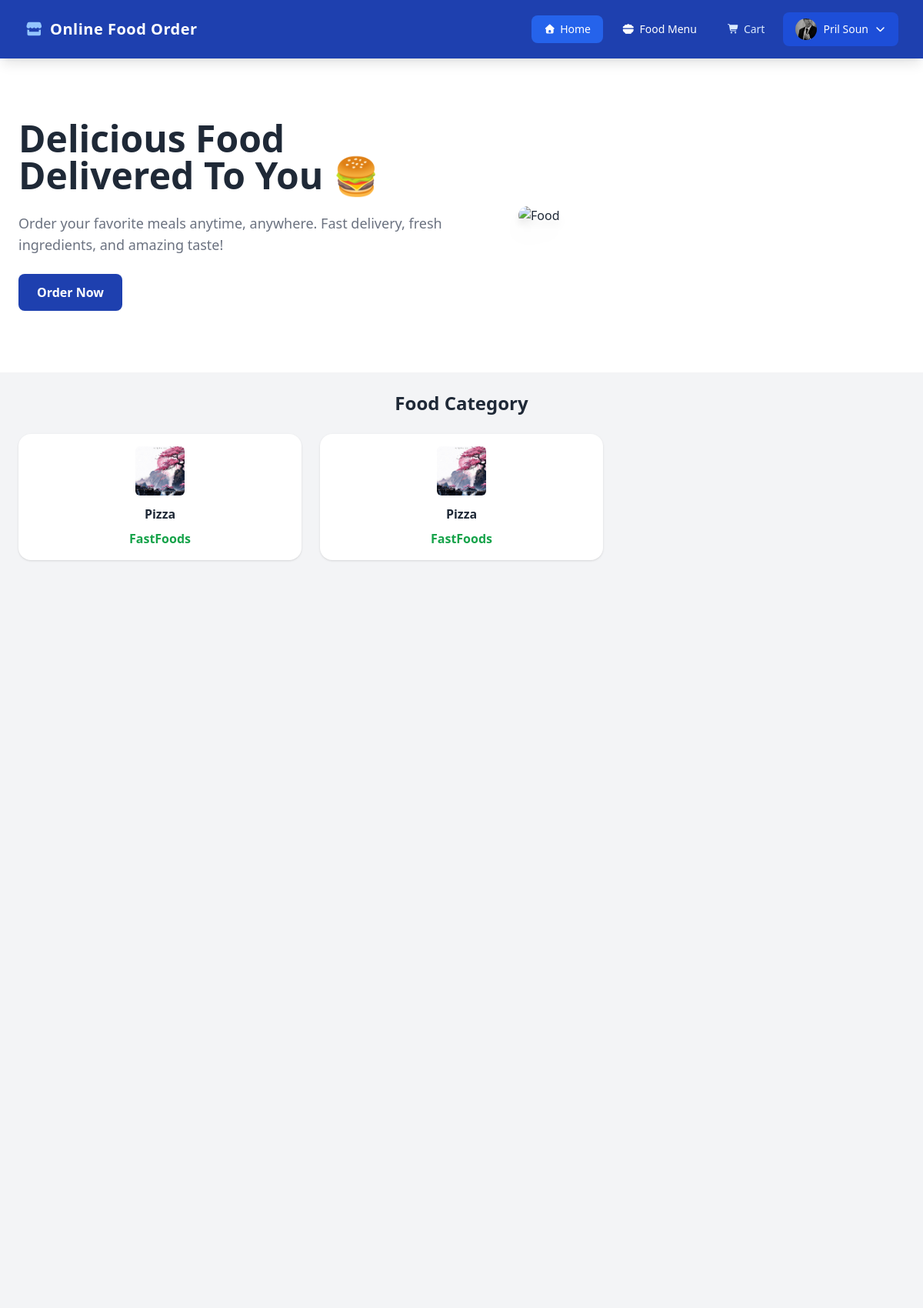
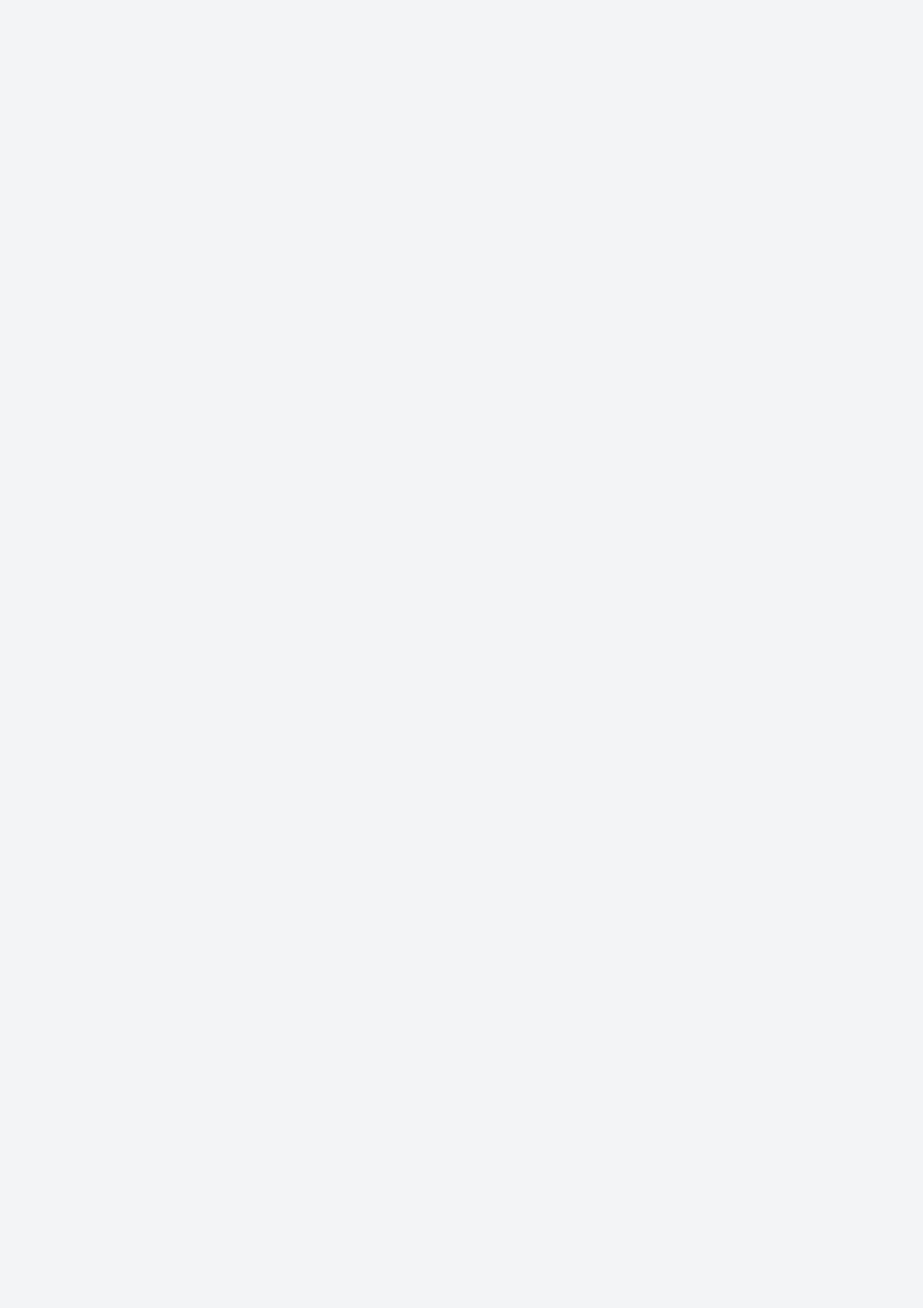
Screenshot of /app/Views/user/home.php (signed in, upper part) with the database file from the repository (2 pictures, top to bottom).
### tables this page shows
CREATE TABLE `customers` (
  `id` int(11) NOT NULL,
  `fullname` varchar(50) NOT NULL,
  `email` varchar(50) NOT NULL,
  `phonenumber` varchar(15) DEFAULT NULL,
  `password` varchar(255) NOT NULL,
  `created_at` timestamp NULL DEFAULT current_timestamp(),
  `photo_url` varchar(255) DEFAULT NULL
);

CREATE TABLE `categories` (
  `id` int(11) NOT NULL,
  `food_name` varchar(100) DEFAULT NULL,
  `category` varchar(100) DEFAULT NULL,
  `status` enum('Active','InActive') DEFAULT 'Active',
  `photo_url` varchar(255) DEFAULT NULL,
  `created_at` timestamp NULL DEFAULT current_timestamp()
);

### app/Models/user/MyProfile.php (called while the page is built, shortened)
<?php
class MyProfile
{
    private $con;
    public function __construct($con)
    {
        $this->con = $con;
    }
    public function getById($id)
    {
        $stmt = $this->con->prepare("SELECT * FROM customers WHERE id = :id");
        $stmt->bindParam(":id", $id);
        $stmt->execute();
        return $stmt->fetch(PDO::FETCH_ASSOC);
    }
}
?>

### app/Controllers/user/MyProfileController.php (called while the page is built, shortened)
<?php
require_once __DIR__ . "/../../Models/user/MyProfile.php";
class MyProfileController
{
    private $myProfileModel;
    public function __construct($con)
    {
        $this->myProfileModel = new MyProfile($con);
    }
    public function getById($id)
    {
        return $this->myProfileModel->getById($id);
    }
}
?>

### app/Controllers/admin/CategoriesController.php (called while the page is built, shortened)
<?php
    require_once __DIR__ . "/../../Models/admin/Categories.php";
    class CategoriesController
    {
        private $categoryModel;
        public function __construct($db)
        {
            $this->categoryModel = new Category($db);
        }
        public function show(){
            return $this->categoryModel->getAllCategories();
        }
    }
?>

### app/Models/admin/Categories.php (called while the page is built, shortened)
<?php
    class Category
{
        private $db;
        public function __construct($con)
    {
        $this->db = $con;
    }
    public function getAllCategories()
    {
        $stmt = $this->db->prepare("SELECT * FROM categories");
        $stmt->execute();
        $rows = $stmt->fetchAll(PDO::FETCH_ASSOC);
        return $rows;
    }
}
?>

### app/Views/user/banefit.php (the view, shortened to what this page needs)
<?php
    require_once __DIR__ . "../../../Controllers/admin/CategoriesController.php";
    require_once __DIR__ . "/../../Controllers/admin/NewFoodController.php";
    $Category = new CategoriesController($con);
    $result = $Category->show();
?>
<!DOCTYPE html>
<html lang="en">
<head>
    <script src="https://cdn.tailwindcss.com"></script>
</head>
<body class="scroll-smooth">
    <div id="food-category" class="min-h-screen p-6 bg-gray-100 scroll-mt-20">
        <h1 class="text-2xl font-bold text-gray-800 text-center mb-6">Food Category</h1>
        <div class="grid gap-6 grid-cols-1 sm:grid-cols-2 lg:grid-cols-3">
            <?php foreach($result as $food): ?>
            <a href="foodorder_page.php?category_id=<?= $food['id']; ?>"
                class="bg-white rounded-2xl shadow p-4 hover:shadow-lg transition-shadow duration-300 block">
                <div class="flex justify-center mb-3">
                    <img src="/Online-Food-Order/public/image/category/<?= $food['photo_url'] ?>"
                        alt="<?= $food['food_name'] ?>" class="w-16 h-16 object-cover rounded-md">
                </div>
                <h3 class="text-gray-800 font-semibold text-center">
                    <?= $food['food_name'] ?>
                </h3>
                <div class="mt-2 flex justify-center">
                    <span class="text-green-600 font-bold">
                        <?= $food['category'] ?>
                    </span>
                </div>
            </a>
            <?php endforeach; ?>
        </div>
    </div>
</body>
</html>

### app/Views/user/home.php (shortened to what this page needs)
<?php
require_once __DIR__ . "/../../../config/database.php";
require_once __DIR__ . "/../../../app/Controllers/user/MyProfileController.php";
$customer = [];
if (isset($_SESSION['id'])) {
    $MyProfile = new MyProfileController($con);
    $customer  = $MyProfile->getById($_SESSION['id']);
}
?>
<!DOCTYPE html>
<html lang="en">
<head>
    <?php include __DIR__ . "/../components/cdns.php"; ?>
</head>
<body>
    <main>
        <nav class="bg-blue-800 px-8 py-4 flex items-center justify-between sticky top-0 z-50 shadow-lg">
            <div class="flex items-center gap-2 text-white font-bold text-xl tracking-wide">
                <i class="fas fa-store text-blue-300"></i>
                <span>Online Food Order</span>
            </div>
            <div class="flex items-center gap-2">
                <a href="home.php"
                    class="flex items-center gap-1.5 text-sm font-medium text-white bg-blue-600 hover:bg-blue-500 px-4 py-2 rounded-lg transition duration-200">
                    <i class="fas fa-home text-xs"></i>
                    Home
                </a>
                <a href="menu.php"
                    class="flex items-center gap-1.5 text-sm font-medium text-white hover:bg-blue-500 px-4 py-2 rounded-lg transition duration-200">
                    <i class="fa-solid fa-bowl-food"></i>
                    Food Menu
                </a>
                <a href="cart.php"
                    class="flex items-center gap-1.5 text-sm font-medium text-blue-100 hover:text-white hover:bg-blue-700 px-4 py-2 rounded-lg transition duration-200">
                    <i class="fas fa-cart-shopping text-xs"></i>
                    Cart
                </a>
                <?php if (isset($_SESSION['id'])): ?>
                    <div class="relative" id="profileWrapper">
                        <button onclick="toggleProfileDropdown()"
                            class="flex items-center gap-2 text-sm font-medium text-white bg-blue-700 hover:bg-blue-600 px-4 py-2 rounded-lg transition duration-200">
                            <?php if (!empty($customer['photo_url'])): ?>
                                <img src="../../../public/Image/customerProfile/<?= htmlspecialchars($customer['photo_url']) ?>"
                                    class="w-7 h-7 rounded-full object-cover" />
                            <?php else: ?>
                                <span class="w-7 h-7 rounded-full bg-white text-blue-800 font-bold flex items-center justify-center text-xs uppercase">
                                    <?= htmlspecialchars(mb_substr($_SESSION['fullname'], 0, 1)) ?>
                                </span>
                            <?php endif; ?>
                            <span><?= htmlspecialchars($_SESSION['fullname']) ?></span>
                            <i class="fas fa-chevron-down text-xs"></i>
                        </button>
                    </div>
                <?php endif; ?>
            </div>
        </nav>
    </main>
    <div>
        <?php include __DIR__ . "/herosection.php"; ?>
    </div>
    <div>
        <?php include __DIR__ . "/banefit.php"; ?>
    </div>
        <?php include __DIR__ . "/footer.php"; ?>
</body>
</html>

### rows the page displays
customers: photo_url (picture)
categories: photo_url (picture), food_name "Pizza", category "FastFoods"
categories: photo_url (picture), food_name "Pizza", category "FastFoods"

### other values shown
$_SESSION['fullname'] "Pril Soun"
